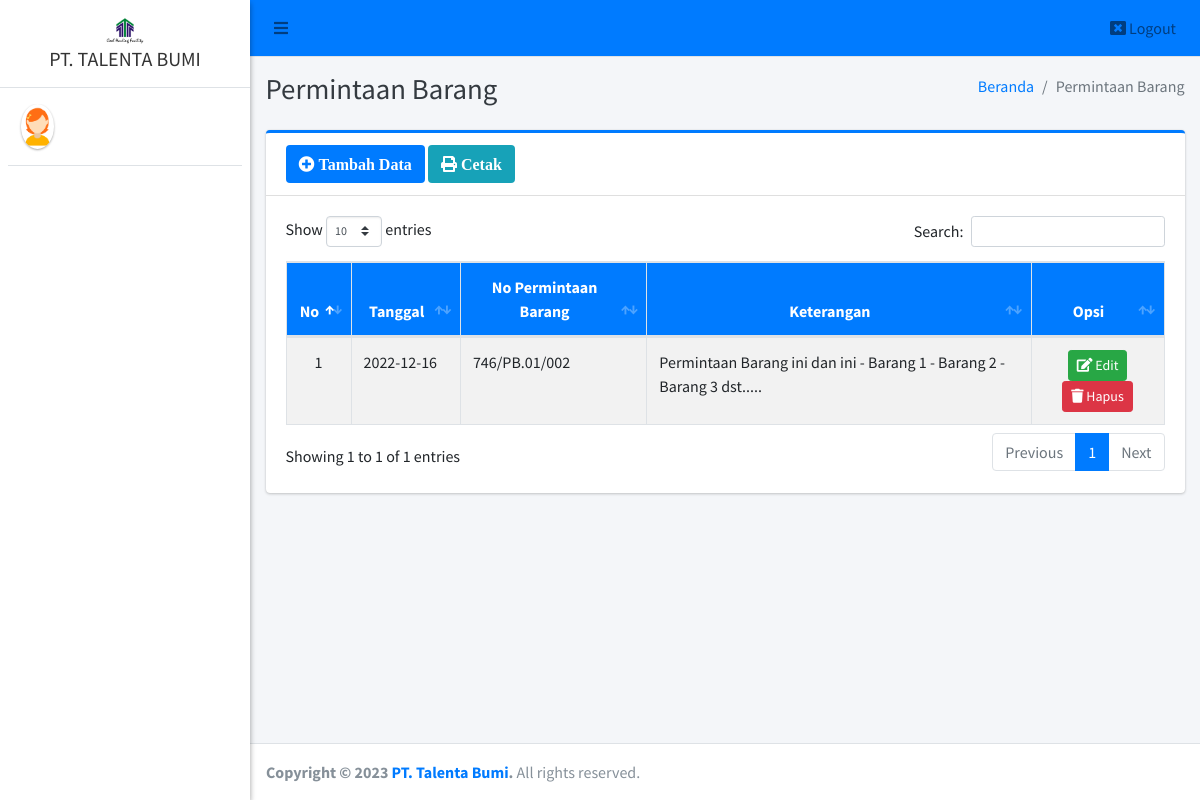
/pimpinan/pb/index.php, run on an earlier commit of the app's database.
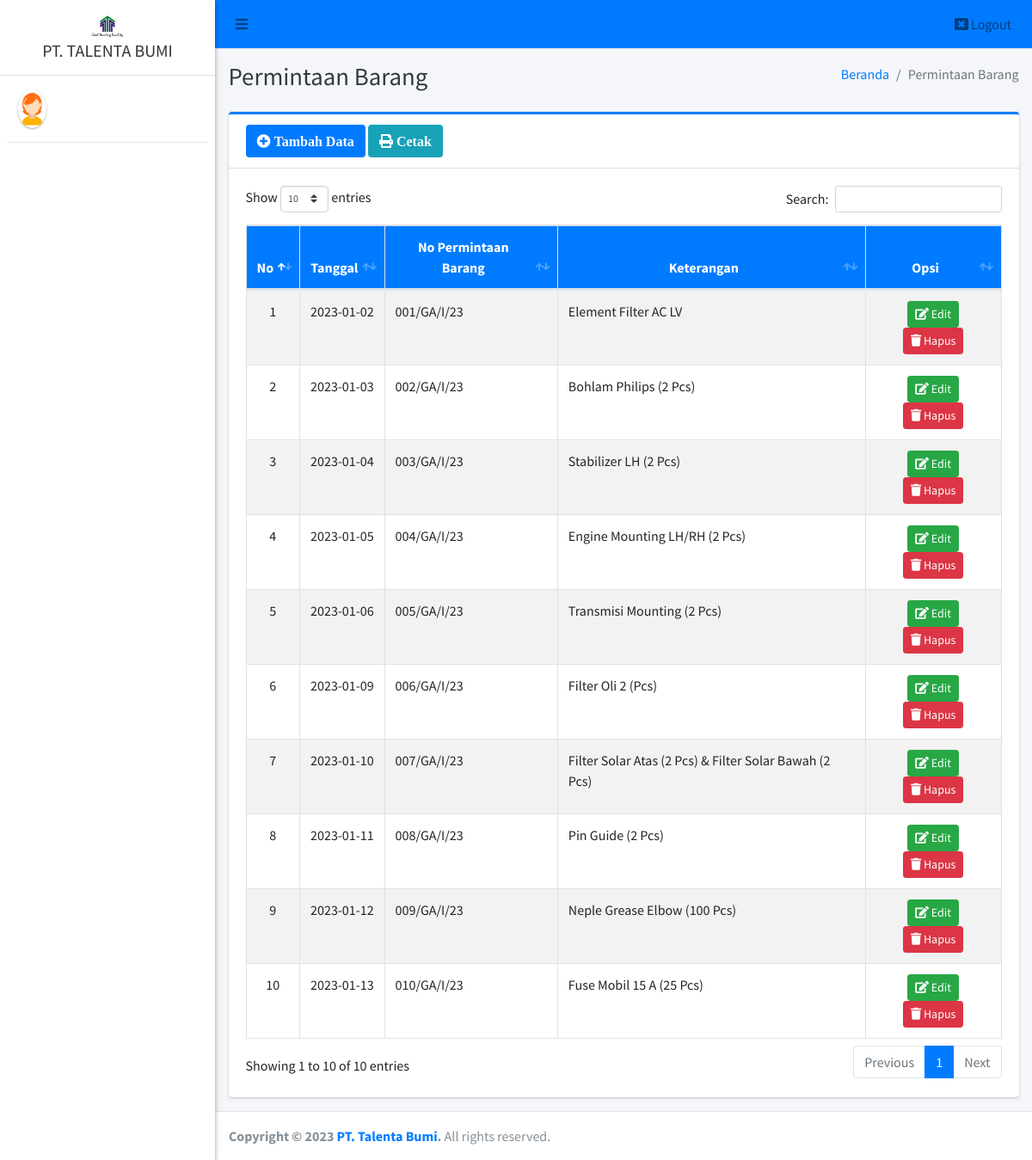
And on a later commit of the database.
### tables this page shows
CREATE TABLE `pb` (
  `id_pb` int(11) NOT NULL,
  `tanggal_permintaan` date NOT NULL,
  `no_pb` varchar(40) NOT NULL,
  `keterangan` text NOT NULL,
  `jumlah` varchar(20) DEFAULT NULL,
  `satuan` varchar(20) DEFAULT NULL
);

### pimpinan/pb/index.php (the view, shortened to what this page needs)
<?php
require '../../config/koneksi.php';
?>
<!DOCTYPE html>
<html>
<?php
include '../../templates/head.php';
?>
<body class="hold-transition sidebar-mini layout-fixed">
    <div class="wrapper">
        <?php
        include '../../templates/navbar.php';
        ?>
        <?php
        include '../../templates/sidebar.php';
        ?>
        <div class="content-wrapper">
            <div class="content-header">
                <div class="container-fluid">
                    <div class="row mb-2">
                        <div class="col-sm-6">
                            <h1 class="m-0 text-dark">Permintaan Barang</h1>
                        </div>
                        <div class="col-sm-6">
                            <ol class="breadcrumb float-sm-right">
                                <li class="breadcrumb-item"><a href="#">Beranda</a></li>
                                <li class="breadcrumb-item active">Permintaan Barang</li>
                            </ol>
                        </div>
                    </div>
                </div>
            </div>
            <section class="content">
                <div class="container-fluid">
                    <div class="row">
                        <div class="col-12">
                            <div class="card card-primary card-outline">
                                <div class="card-header">
                                    <a href="tambah" class="btn bg-primary"><i class="fa fa-plus-circle"> Tambah Data</i></a>
                                    <a href="print" target="blank" class="btn bg-info"><i class="fa fa-print"> Cetak</i></a>
                                </div>
                                <div class="card-body">
                                    <div class="table-responsive">
                                        <table id="example1" class="table table-bordered table-striped">
                                            <thead class="bg-primary">
                                                <tr align="center">
                                                    <th>No</th>
                                                    <th>Tanggal</th>
                                                    <th>No Permintaan Barang</th>
                                                    <th>Keterangan</th>
                                                    <th>Opsi</th>
                                                </tr>
                                            </thead>
                                            <tbody style="background-color: white">
                                                <?php
                                                $no = 1;
                                                $data = $koneksi->query("SELECT * FROM pb ORDER BY id_pb ASC");
                                                while ($row = $data->fetch_array()) {
                                                ?>
                                                    <tr>
                                                        <td align="center"><?= $no++ ?></td>
                                                        <td><?= $row['tanggal_permintaan'] ?></td>
                                                        <td><?= $row['no_pb'] ?></td>
                                                        <td><?= $row['keterangan'] ?></td>
                                                        <td align="center">
                                                            <a href="edit?id=<?= $row['id_pb'] ?>" class="btn btn-success btn-sm" title="Edit"><i class="fa fa-edit"></i> Edit</a>
                                                            <a href="hapus?id=<?= $row['id_pb'] ?>" class="btn btn-danger btn-sm alert-hapus" title="Hapus"><i class="fa fa-trash"></i> Hapus</a>
                                                        </td>
                                                    </tr>
                                                <?php } ?>
                                            </tbody>
                                        </table>
                                    </div>
                                </div>
                            </div>
                        </div>
                    </div>
                </div>
            </section>
        </div>
        <?php include_once "../../templates/footer.php"; ?>
    </div>
</body>
</html>

What changed in the data, as far as the page shows it:
removed pb: tanggal_permintaan "2022-12-16", no_pb "746/PB.01/002", keterangan "Permintaan Barang ini dan ini - Barang 1 - Barang 2 -Barang 3 dst....."
added pb: tanggal_permintaan "2023-01-02", no_pb "001/GA/I/23", keterangan "Element Filter AC LV"
added pb: tanggal_permintaan "2023-01-03", no_pb "002/GA/I/23", keterangan "Bohlam Philips (2 Pcs)"
added pb: tanggal_permintaan "2023-01-04", no_pb "003/GA/I/23", keterangan "Stabilizer LH (2 Pcs)"
added pb: tanggal_permintaan "2023-01-05", no_pb "004/GA/I/23", keterangan "Engine Mounting LH/RH (2 Pcs)"
added pb: tanggal_permintaan "2023-01-06", no_pb "005/GA/I/23", keterangan "Transmisi Mounting (2 Pcs)"
added pb: tanggal_permintaan "2023-01-09", no_pb "006/GA/I/23", keterangan "Filter Oli 2 (Pcs)"
added pb: tanggal_permintaan "2023-01-10", no_pb "007/GA/I/23", keterangan "Filter Solar Atas (2 Pcs) & Filter Solar Bawah (2 Pcs)"
added pb: tanggal_permintaan "2023-01-11", no_pb "008/GA/I/23", keterangan "Pin Guide (2 Pcs)"
added pb: tanggal_permintaan "2023-01-12", no_pb "009/GA/I/23", keterangan "Neple Grease Elbow (100 Pcs)"
added pb: tanggal_permintaan "2023-01-13", no_pb "010/GA/I/23", keterangan "Fuse Mobil 15 A (25 Pcs)"
Also different on the page:
text written by a page script: "Show entries Search: Showing 1 to 1 of 1 entries Previous 1 Next" → "Show entries Search: Showing 1 to 10 of 10 entries Previous 1 Next"
